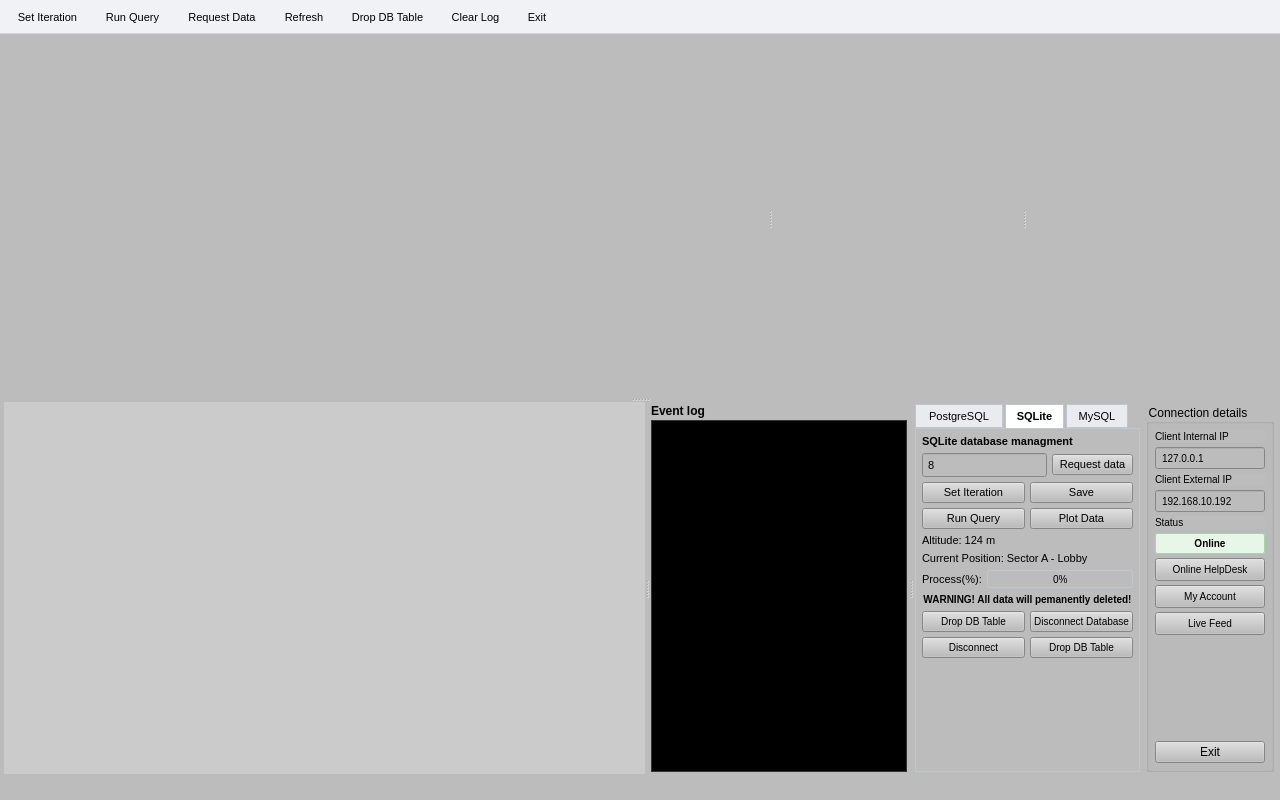
<?xml version="1.0" encoding="UTF-8"?>
<ui version="4.0">
 <class>MainWindow</class>
 <widget class="QMainWindow" name="MainWindow">
  <property name="geometry">
   <rect>
    <x>0</x>
    <y>0</y>
    <width>1280</width>
    <height>800</height>
   </rect>
  </property>
  <property name="windowTitle">
   <string>CoffeeBreak V1.0</string>
  </property>
  <property name="windowIcon">
   <iconset>
    <normaloff>:/icons/icons/database.ico</normaloff>:/icons/icons/database.ico</iconset>
  </property>
  <property name="autoFillBackground">
   <bool>false</bool>
  </property>
  <property name="styleSheet">
   <string notr="true">background-color: #bcbcbc;</string>
  </property>
  <widget class="QWidget" name="centralwidget">
   <layout class="QVBoxLayout" name="mainVBox">
    <property name="spacing">
     <number>4</number>
    </property>
    <property name="leftMargin">
     <number>4</number>
    </property>
    <property name="topMargin">
     <number>4</number>
    </property>
    <property name="rightMargin">
     <number>4</number>
    </property>
    <property name="bottomMargin">
     <number>4</number>
    </property>
    <item>
     <widget class="QSplitter" name="vSplitter">
      <property name="orientation">
       <enum>Qt::Orientation::Vertical</enum>
      </property>
      <property name="childrenCollapsible">
       <bool>false</bool>
      </property>
      <widget class="QSplitter" name="topRowSplitter">
       <property name="styleSheet">
        <string notr="true">border-color: rgb(0, 0, 0);</string>
       </property>
       <property name="orientation">
        <enum>Qt::Orientation::Horizontal</enum>
       </property>
       <property name="childrenCollapsible">
        <bool>false</bool>
       </property>
       <widget class="VideoFeedWidget" name="videoFeed" native="true">
        <property name="sizePolicy">
         <sizepolicy hsizetype="Expanding" vsizetype="Expanding">
          <horstretch>50</horstretch>
          <verstretch>0</verstretch>
         </sizepolicy>
        </property>
        <property name="minimumSize">
         <size>
          <width>640</width>
          <height>360</height>
         </size>
        </property>
       </widget>
       <widget class="SignalChart" name="signalChart" native="true">
        <property name="sizePolicy">
         <sizepolicy hsizetype="Expanding" vsizetype="Expanding">
          <horstretch>25</horstretch>
          <verstretch>0</verstretch>
         </sizepolicy>
        </property>
        <property name="minimumSize">
         <size>
          <width>250</width>
          <height>180</height>
         </size>
        </property>
       </widget>
       <widget class="WavepacketChart" name="wavepacketChart" native="true">
        <property name="sizePolicy">
         <sizepolicy hsizetype="Expanding" vsizetype="Expanding">
          <horstretch>25</horstretch>
          <verstretch>0</verstretch>
         </sizepolicy>
        </property>
        <property name="minimumSize">
         <size>
          <width>250</width>
          <height>180</height>
         </size>
        </property>
       </widget>
      </widget>
      <widget class="QSplitter" name="botRowSplitter">
       <property name="orientation">
        <enum>Qt::Orientation::Horizontal</enum>
       </property>
       <property name="childrenCollapsible">
        <bool>false</bool>
       </property>
       <widget class="LapTimeChart" name="lapTimeChart" native="true">
        <property name="sizePolicy">
         <sizepolicy hsizetype="Expanding" vsizetype="Expanding">
          <horstretch>35</horstretch>
          <verstretch>0</verstretch>
         </sizepolicy>
        </property>
        <property name="minimumSize">
         <size>
          <width>250</width>
          <height>180</height>
         </size>
        </property>
        <property name="styleSheet">
         <string notr="true">background-color: rgb(203, 203, 203);</string>
        </property>
       </widget>
       <widget class="QWidget" name="eventLogContainer">
        <layout class="QVBoxLayout" name="eventLogLayout">
         <property name="spacing">
          <number>2</number>
         </property>
         <property name="leftMargin">
          <number>2</number>
         </property>
         <property name="topMargin">
          <number>2</number>
         </property>
         <property name="rightMargin">
          <number>2</number>
         </property>
         <property name="bottomMargin">
          <number>2</number>
         </property>
         <item>
          <widget class="QLabel" name="eventLogHeader">
           <property name="font">
            <font>
             <pointsize>9</pointsize>
             <bold>true</bold>
            </font>
           </property>
           <property name="styleSheet">
            <string notr="true">color: rgb(0, 0, 0);</string>
           </property>
           <property name="text">
            <string>Event log</string>
           </property>
          </widget>
         </item>
         <item>
          <widget class="QPlainTextEdit" name="eventLogView">
           <property name="styleSheet">
            <string notr="true">background-color: rgb(0, 0, 0);
color: rgb(0, 255, 0);
font-family: 'Consolas', 'Courier New', monospace;
font-size: 9pt;
border: 1px solid #333333;</string>
           </property>
           <property name="readOnly">
            <bool>true</bool>
           </property>
          </widget>
         </item>
        </layout>
       </widget>
       <widget class="QWidget" name="rightPanelContainer">
        <layout class="QHBoxLayout" name="rightPanelHBox">
         <property name="spacing">
          <number>6</number>
         </property>
         <property name="leftMargin">
          <number>2</number>
         </property>
         <property name="topMargin">
          <number>2</number>
         </property>
         <property name="rightMargin">
          <number>2</number>
         </property>
         <property name="bottomMargin">
          <number>2</number>
         </property>
         <item>
          <widget class="QTabWidget" name="dbTabs">
           <property name="styleSheet">
            <string notr="true">QTabWidget::pane { border: 1px solid #c0c6cf; background: #fbfbfb; }
QTabBar::tab { background: #e9ecef; border: 1px solid #c0c6cf; padding: 4px 10px; margin-right: 2px; font-size: 11px; color: #000000; }
QTabBar::tab:selected { background: #ffffff; border-bottom-color: #ffffff; font-weight: bold; color: #000000; }</string>
           </property>
           <property name="currentIndex">
            <number>1</number>
           </property>
           <widget class="QWidget" name="tabPostgreSql">
            <attribute name="icon">
             <iconset resource="icons.qrc">
              <normaloff>:/icons/icons/Postgresql.svg</normaloff>:/icons/icons/Postgresql.svg</iconset>
            </attribute>
            <attribute name="title">
             <string>PostgreSQL</string>
            </attribute>
            <layout class="QVBoxLayout" name="tabPgLayout">
             <property name="spacing">
              <number>5</number>
             </property>
             <property name="leftMargin">
              <number>6</number>
             </property>
             <property name="topMargin">
              <number>6</number>
             </property>
             <property name="rightMargin">
              <number>6</number>
             </property>
             <property name="bottomMargin">
              <number>6</number>
             </property>
             <item>
              <widget class="QLabel" name="tabPgTitle">
               <property name="styleSheet">
                <string notr="true">font-size: 11px; font-weight: bold; color: #000000;</string>
               </property>
               <property name="text">
                <string>PostgreSQL database managment</string>
               </property>
              </widget>
             </item>
             <item>
              <layout class="QHBoxLayout" name="rPg1">
               <item>
                <widget class="QLineEdit" name="iterationEditPg">
                 <property name="styleSheet">
                  <string notr="true">padding: 3px; font-size: 11px; color: #000000;</string>
                 </property>
                 <property name="text">
                  <string>8</string>
                 </property>
                </widget>
               </item>
               <item>
                <widget class="QPushButton" name="btnReqDataPg">
                 <property name="styleSheet">
                  <string notr="true">padding: 3px 6px; font-size: 11px; color: #000000;</string>
                 </property>
                 <property name="text">
                  <string>Request data</string>
                 </property>
                 <property name="icon">
                  <iconset resource="icons.qrc">
                   <normaloff>:/icons/icons/bubble.svg</normaloff>:/icons/icons/bubble.svg</iconset>
                 </property>
                </widget>
               </item>
              </layout>
             </item>
             <item>
              <layout class="QHBoxLayout" name="rPg2">
               <item>
                <widget class="QPushButton" name="btnSetIterPg">
                 <property name="styleSheet">
                  <string notr="true">padding: 3px 6px; font-size: 11px; color: #000000;</string>
                 </property>
                 <property name="text">
                  <string>Set Iteration</string>
                 </property>
                </widget>
               </item>
               <item>
                <widget class="QPushButton" name="btnSavePg">
                 <property name="styleSheet">
                  <string notr="true">padding: 3px 6px; font-size: 11px; color: #000000;</string>
                 </property>
                 <property name="text">
                  <string>Save</string>
                 </property>
                </widget>
               </item>
              </layout>
             </item>
             <item>
              <spacer name="spacerPg">
               <property name="orientation">
                <enum>Qt::Orientation::Vertical</enum>
               </property>
               <property name="sizeHint" stdset="0">
                <size>
                 <width>20</width>
                 <height>40</height>
                </size>
               </property>
              </spacer>
             </item>
            </layout>
           </widget>
           <widget class="QWidget" name="tabSqlite">
            <attribute name="icon">
             <iconset resource="icons.qrc">
              <normaloff>:/icons/icons/sqlite_icon.svg</normaloff>:/icons/icons/sqlite_icon.svg</iconset>
            </attribute>
            <attribute name="title">
             <string>SQLite</string>
            </attribute>
            <layout class="QVBoxLayout" name="tabSqliteLayout">
             <property name="spacing">
              <number>5</number>
             </property>
             <property name="leftMargin">
              <number>6</number>
             </property>
             <property name="topMargin">
              <number>6</number>
             </property>
             <property name="rightMargin">
              <number>6</number>
             </property>
             <property name="bottomMargin">
              <number>6</number>
             </property>
             <item>
              <widget class="QLabel" name="tabTitle">
               <property name="styleSheet">
                <string notr="true">font-size: 11px; font-weight: bold; color: #000000;</string>
               </property>
               <property name="text">
                <string>SQLite database managment</string>
               </property>
              </widget>
             </item>
             <item>
              <layout class="QHBoxLayout" name="r1">
               <item>
                <widget class="QLineEdit" name="iterationEdit">
                 <property name="styleSheet">
                  <string notr="true">padding: 3px; font-size: 11px; color: #000000;</string>
                 </property>
                 <property name="text">
                  <string>8</string>
                 </property>
                </widget>
               </item>
               <item>
                <widget class="QPushButton" name="btnReqData">
                 <property name="styleSheet">
                  <string notr="true">padding: 3px 6px; font-size: 11px; color: #000000;</string>
                 </property>
                 <property name="text">
                  <string>Request data</string>
                 </property>
                 <property name="icon">
                  <iconset resource="icons.qrc">
                   <normaloff>:/icons/icons/bubble.svg</normaloff>:/icons/icons/bubble.svg</iconset>
                 </property>
                </widget>
               </item>
              </layout>
             </item>
             <item>
              <layout class="QHBoxLayout" name="r2">
               <item>
                <widget class="QPushButton" name="btnSetIter">
                 <property name="styleSheet">
                  <string notr="true">padding: 3px 6px; font-size: 11px; color: #000000;</string>
                 </property>
                 <property name="text">
                  <string>Set Iteration</string>
                 </property>
                </widget>
               </item>
               <item>
                <widget class="QPushButton" name="btnSave">
                 <property name="styleSheet">
                  <string notr="true">padding: 3px 6px; font-size: 11px; color: #000000;</string>
                 </property>
                 <property name="text">
                  <string>Save</string>
                 </property>
                </widget>
               </item>
              </layout>
             </item>
             <item>
              <layout class="QHBoxLayout" name="r3">
               <item>
                <widget class="QPushButton" name="btnRunQuery">
                 <property name="styleSheet">
                  <string notr="true">padding: 3px 6px; font-size: 11px; color: #000000;</string>
                 </property>
                 <property name="text">
                  <string>Run Query</string>
                 </property>
                 <property name="icon">
                  <iconset resource="icons.qrc">
                   <normaloff>:/icons/icons/rocket.svg</normaloff>:/icons/icons/rocket.svg</iconset>
                 </property>
                </widget>
               </item>
               <item>
                <widget class="QPushButton" name="btnPlotData">
                 <property name="styleSheet">
                  <string notr="true">padding: 3px 6px; font-size: 11px; color: #000000;</string>
                 </property>
                 <property name="text">
                  <string>Plot Data</string>
                 </property>
                 <property name="icon">
                  <iconset resource="icons.qrc">
                   <normaloff>:/icons/icons/chart-bars.svg</normaloff>:/icons/icons/chart-bars.svg</iconset>
                 </property>
                </widget>
               </item>
              </layout>
             </item>
             <item>
              <widget class="QLabel" name="altitudeLabel">
               <property name="styleSheet">
                <string notr="true">font-size: 11px; color: #000000;</string>
               </property>
               <property name="text">
                <string>Altitude: 124 m</string>
               </property>
              </widget>
             </item>
             <item>
              <widget class="QLabel" name="positionLabel">
               <property name="styleSheet">
                <string notr="true">font-size: 11px; color: #000000;</string>
               </property>
               <property name="text">
                <string>Current Position: Sector A - Lobby</string>
               </property>
              </widget>
             </item>
             <item>
              <layout class="QHBoxLayout" name="rProg">
               <item>
                <widget class="QLabel" name="lblProc">
                 <property name="styleSheet">
                  <string notr="true">font-size: 11px;
color: rgb(0, 0, 0);</string>
                 </property>
                 <property name="text">
                  <string>Process(%):</string>
                 </property>
                </widget>
               </item>
               <item>
                <widget class="QProgressBar" name="progressBar">
                 <property name="styleSheet">
                  <string notr="true">QProgressBar { border: 1px solid #c0c6cf; border-radius: 2px; text-align: center; height: 16px; font-size: 10px; color: #000000; }
QProgressBar::chunk { background-color: #3b82f6; }</string>
                 </property>
                 <property name="value">
                  <number>0</number>
                 </property>
                 <property name="textVisible">
                  <bool>true</bool>
                 </property>
                </widget>
               </item>
              </layout>
             </item>
             <item>
              <widget class="QLabel" name="warnLbl">
               <property name="styleSheet">
                <string notr="true">color: #000000; font-weight: bold; font-size: 10px;</string>
               </property>
               <property name="text">
                <string>WARNING! All data will pemanently deleted!</string>
               </property>
               <property name="alignment">
                <set>Qt::AlignmentFlag::AlignCenter</set>
               </property>
              </widget>
             </item>
             <item>
              <layout class="QHBoxLayout" name="rWarn1">
               <item>
                <widget class="QPushButton" name="btnDrop1">
                 <property name="styleSheet">
                  <string notr="true">padding: 3px; font-size: 10px; color: #000000;</string>
                 </property>
                 <property name="text">
                  <string>Drop DB Table</string>
                 </property>
                </widget>
               </item>
               <item>
                <widget class="QPushButton" name="btnDisconn1">
                 <property name="styleSheet">
                  <string notr="true">padding: 3px; font-size: 10px; color: #000000;</string>
                 </property>
                 <property name="text">
                  <string>Disconnect Database</string>
                 </property>
                </widget>
               </item>
              </layout>
             </item>
             <item>
              <layout class="QHBoxLayout" name="rWarn2">
               <item>
                <widget class="QPushButton" name="btnDisconn2">
                 <property name="styleSheet">
                  <string notr="true">padding: 3px; font-size: 10px; color: #000000;</string>
                 </property>
                 <property name="text">
                  <string>Disconnect</string>
                 </property>
                </widget>
               </item>
               <item>
                <widget class="QPushButton" name="btnDrop2">
                 <property name="styleSheet">
                  <string notr="true">padding: 3px; font-size: 10px; color: #000000;</string>
                 </property>
                 <property name="text">
                  <string>Drop DB Table</string>
                 </property>
                 <property name="icon">
                  <iconset resource="icons.qrc">
                   <normaloff>:/icons/icons/leaf.svg</normaloff>:/icons/icons/leaf.svg</iconset>
                 </property>
                </widget>
               </item>
              </layout>
             </item>
             <item>
              <spacer name="verticalSpacer">
               <property name="orientation">
                <enum>Qt::Orientation::Vertical</enum>
               </property>
               <property name="sizeHint" stdset="0">
                <size>
                 <width>20</width>
                 <height>40</height>
                </size>
               </property>
              </spacer>
             </item>
            </layout>
           </widget>
           <widget class="QWidget" name="tabMySql">
            <attribute name="icon">
             <iconset resource="icons.qrc">
              <normaloff>:/icons/icons/Mysql_app.svg</normaloff>:/icons/icons/Mysql_app.svg</iconset>
            </attribute>
            <attribute name="title">
             <string>MySQL</string>
            </attribute>
            <layout class="QVBoxLayout" name="tabMySqlLayout">
             <property name="spacing">
              <number>5</number>
             </property>
             <property name="leftMargin">
              <number>6</number>
             </property>
             <property name="topMargin">
              <number>6</number>
             </property>
             <property name="rightMargin">
              <number>6</number>
             </property>
             <property name="bottomMargin">
              <number>6</number>
             </property>
             <item>
              <widget class="QLabel" name="tabMySqlTitle">
               <property name="styleSheet">
                <string notr="true">font-size: 11px; font-weight: bold; color: #000000;</string>
               </property>
               <property name="text">
                <string>MySQL database managment</string>
               </property>
              </widget>
             </item>
             <item>
              <layout class="QHBoxLayout" name="rMySql1">
               <item>
                <widget class="QLineEdit" name="iterationEditMySql">
                 <property name="styleSheet">
                  <string notr="true">padding: 3px; font-size: 11px; color: #000000;</string>
                 </property>
                 <property name="text">
                  <string>8</string>
                 </property>
                </widget>
               </item>
               <item>
                <widget class="QPushButton" name="btnReqDataMySql">
                 <property name="styleSheet">
                  <string notr="true">padding: 3px 6px; font-size: 11px; color: #000000;</string>
                 </property>
                 <property name="text">
                  <string>Request data</string>
                 </property>
                 <property name="icon">
                  <iconset resource="icons.qrc">
                   <normaloff>:/icons/icons/bubble.svg</normaloff>:/icons/icons/bubble.svg</iconset>
                 </property>
                </widget>
               </item>
              </layout>
             </item>
             <item>
              <spacer name="spacerMySql">
               <property name="orientation">
                <enum>Qt::Orientation::Vertical</enum>
               </property>
               <property name="sizeHint" stdset="0">
                <size>
                 <width>20</width>
                 <height>40</height>
                </size>
               </property>
              </spacer>
             </item>
            </layout>
           </widget>
          </widget>
         </item>
         <item>
          <widget class="QGroupBox" name="connGroup">
           <property name="styleSheet">
            <string notr="true">color: rgb(0, 0, 0);</string>
           </property>
           <property name="title">
            <string>Connection details</string>
           </property>
           <layout class="QVBoxLayout" name="connLayout">
            <property name="spacing">
             <number>4</number>
            </property>
            <property name="leftMargin">
             <number>6</number>
            </property>
            <property name="topMargin">
             <number>6</number>
            </property>
            <property name="rightMargin">
             <number>6</number>
            </property>
            <property name="bottomMargin">
             <number>6</number>
            </property>
            <item>
             <widget class="QLabel" name="lblIntIp">
              <property name="styleSheet">
               <string notr="true">font-size: 10px; font-weight: normal; color: #000000;</string>
              </property>
              <property name="text">
               <string>Client Internal IP</string>
              </property>
             </widget>
            </item>
            <item>
             <widget class="QLineEdit" name="internalIpEdit">
              <property name="styleSheet">
               <string notr="true">padding: 2px 4px; font-size: 10px; color: #000000;</string>
              </property>
              <property name="text">
               <string>127.0.0.1</string>
              </property>
              <property name="readOnly">
               <bool>true</bool>
              </property>
             </widget>
            </item>
            <item>
             <widget class="QLabel" name="lblExtIp">
              <property name="styleSheet">
               <string notr="true">font-size: 10px; font-weight: normal; color: #000000;</string>
              </property>
              <property name="text">
               <string>Client External IP</string>
              </property>
             </widget>
            </item>
            <item>
             <widget class="QLineEdit" name="externalIpEdit">
              <property name="styleSheet">
               <string notr="true">padding: 2px 4px; font-size: 10px; color: #000000;</string>
              </property>
              <property name="text">
               <string>192.168.10.192</string>
              </property>
              <property name="readOnly">
               <bool>true</bool>
              </property>
             </widget>
            </item>
            <item>
             <widget class="QLabel" name="lblStatusTitle">
              <property name="styleSheet">
               <string notr="true">font-size: 10px; font-weight: normal; color: #000000;</string>
              </property>
              <property name="text">
               <string>Status</string>
              </property>
             </widget>
            </item>
            <item>
             <widget class="QLabel" name="statusLabel">
              <property name="styleSheet">
               <string notr="true">background: #e8f5e9; color: #000000; border: 1px solid #a5d6a7; border-radius: 2px; padding: 3px; font-weight: bold; font-size: 10px;</string>
              </property>
              <property name="text">
               <string>Online</string>
              </property>
              <property name="alignment">
               <set>Qt::AlignmentFlag::AlignCenter</set>
              </property>
             </widget>
            </item>
            <item>
             <widget class="QPushButton" name="btnHelpDesk">
              <property name="styleSheet">
               <string notr="true">padding: 4px; font-size: 10px; color: #000000;</string>
              </property>
              <property name="text">
               <string>Online HelpDesk</string>
              </property>
             </widget>
            </item>
            <item>
             <widget class="QPushButton" name="btnAccount">
              <property name="styleSheet">
               <string notr="true">padding: 4px; font-size: 10px; color: #000000;</string>
              </property>
              <property name="text">
               <string>My Account</string>
              </property>
             </widget>
            </item>
            <item>
             <widget class="QPushButton" name="btnLiveFeed">
              <property name="styleSheet">
               <string notr="true">padding: 4px; font-size: 10px;
color: rgb(0, 0, 0);</string>
              </property>
              <property name="text">
               <string>Live Feed</string>
              </property>
             </widget>
            </item>
            <item>
             <spacer name="spacerConn">
              <property name="orientation">
               <enum>Qt::Orientation::Vertical</enum>
              </property>
              <property name="sizeHint" stdset="0">
               <size>
                <width>20</width>
                <height>40</height>
               </size>
              </property>
             </spacer>
            </item>
            <item>
             <widget class="QPushButton" name="btnExit">
              <property name="styleSheet">
               <string notr="true">color: rgb(0, 0, 0);</string>
              </property>
              <property name="text">
               <string>Exit</string>
              </property>
              <property name="icon">
               <iconset resource="icons.qrc">
                <normaloff>:/icons/icons/exit.svg</normaloff>:/icons/icons/exit.svg</iconset>
              </property>
             </widget>
            </item>
           </layout>
          </widget>
         </item>
        </layout>
       </widget>
      </widget>
     </widget>
    </item>
   </layout>
  </widget>
  <widget class="QMenuBar" name="menubar">
   <property name="geometry">
    <rect>
     <x>0</x>
     <y>0</y>
     <width>1280</width>
     <height>21</height>
    </rect>
   </property>
  </widget>
  <widget class="QStatusBar" name="statusbar"/>
  <widget class="QToolBar" name="mainToolBar">
   <property name="windowTitle">
    <string>MainToolbar</string>
   </property>
   <property name="styleSheet">
    <string notr="true">QToolBar { background: #f0f2f5; border-bottom: 1px solid #d0d4dc; spacing: 4px; padding: 2px 6px; color: #000000; }
QToolButton { background: transparent; border: 1px solid transparent; border-radius: 3px; padding: 4px 8px; font-size: 11px; color: #000000; }
QToolButton:hover { background: #e2e6ea; border-color: #c0c6cf; color: #000000; }
QToolButton:pressed { background: #d0d6de; color: #000000; }</string>
   </property>
   <property name="movable">
    <bool>false</bool>
   </property>
   <property name="toolButtonStyle">
    <enum>Qt::ToolButtonStyle::ToolButtonTextBesideIcon</enum>
   </property>
   <property name="floatable">
    <bool>false</bool>
   </property>
   <attribute name="toolBarArea">
    <enum>TopToolBarArea</enum>
   </attribute>
   <attribute name="toolBarBreak">
    <bool>false</bool>
   </attribute>
   <addaction name="actionSetIteration"/>
   <addaction name="actionRunQuery"/>
   <addaction name="actionRequestData"/>
   <addaction name="actionRefresh"/>
   <addaction name="actionDropDbTable"/>
   <addaction name="actionClearLog"/>
   <addaction name="actionExit"/>
  </widget>
  <action name="actionSetIteration">
   <property name="icon">
    <iconset resource="icons.qrc">
     <normaloff>:/icons/icons/cloud.svg</normaloff>:/icons/icons/cloud.svg</iconset>
   </property>
   <property name="text">
    <string>Set Iteration</string>
   </property>
  </action>
  <action name="actionRunQuery">
   <property name="icon">
    <iconset resource="icons.qrc">
     <normaloff>:/icons/icons/rocket.svg</normaloff>:/icons/icons/rocket.svg</iconset>
   </property>
   <property name="text">
    <string>Run Query</string>
   </property>
  </action>
  <action name="actionRequestData">
   <property name="icon">
    <iconset resource="icons.qrc">
     <normaloff>:/icons/icons/bubble.svg</normaloff>:/icons/icons/bubble.svg</iconset>
   </property>
   <property name="text">
    <string>Request Data</string>
   </property>
  </action>
  <action name="actionRefresh">
   <property name="icon">
    <iconset resource="icons.qrc">
     <normaloff>:/icons/icons/sync.svg</normaloff>:/icons/icons/sync.svg</iconset>
   </property>
   <property name="text">
    <string>Refresh</string>
   </property>
  </action>
  <action name="actionDropDbTable">
   <property name="icon">
    <iconset resource="icons.qrc">
     <normaloff>:/icons/icons/leaf.svg</normaloff>:/icons/icons/leaf.svg</iconset>
   </property>
   <property name="text">
    <string>Drop DB Table</string>
   </property>
  </action>
  <action name="actionClearLog">
   <property name="icon">
    <iconset resource="icons.qrc">
     <normaloff>:/icons/icons/trash.svg</normaloff>:/icons/icons/trash.svg</iconset>
   </property>
   <property name="text">
    <string>Clear Log</string>
   </property>
  </action>
  <action name="actionExit">
   <property name="icon">
    <iconset resource="icons.qrc">
     <normaloff>:/icons/icons/exit.svg</normaloff>:/icons/icons/exit.svg</iconset>
   </property>
   <property name="text">
    <string>Exit</string>
   </property>
  </action>
 </widget>
 <customwidgets>
  <customwidget>
   <class>VideoFeedWidget</class>
   <extends>QWidget</extends>
   <header>videofeedwidget.h</header>
  </customwidget>
  <customwidget>
   <class>SignalChart</class>
   <extends>QWidget</extends>
   <header>signalchart.h</header>
  </customwidget>
  <customwidget>
   <class>WavepacketChart</class>
   <extends>QWidget</extends>
   <header>wavepacketchart.h</header>
  </customwidget>
  <customwidget>
   <class>LapTimeChart</class>
   <extends>QWidget</extends>
   <header>laptimechart.h</header>
  </customwidget>
 </customwidgets>
 <resources>
  <include location="icons.qrc"/>
 </resources>
 <connections/>
</ui>
